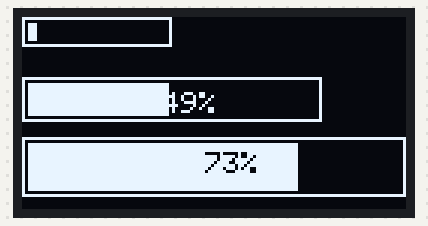
A sketch run on a simulated Arduino Uno, built with avr-gcc and run on an emulated ATmega328P. Parts: 128×64 one-colour display. Random numbers use the default seed unless the sketch sets one.

Above: at 0.12 s.
At 1.8 s:
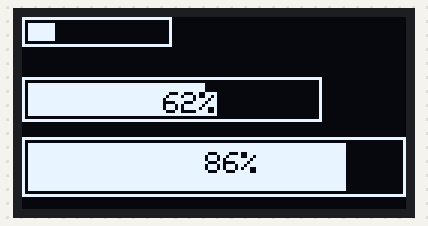
At 3.48 s:
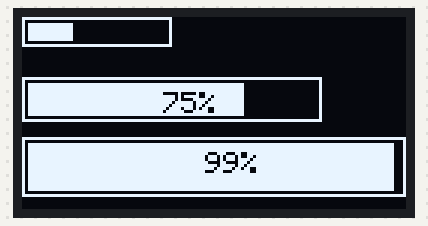
At 6.94 s:
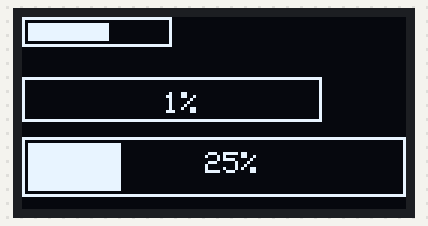
At 10.4 s:
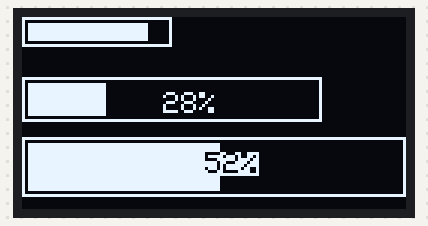
At 13.88 s:
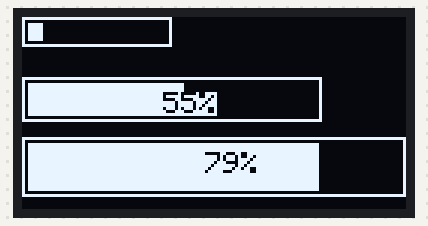

The sketch:

oled_progress_bar.ino
```cpp
#include <SPI.h>

#include <Wire.h>

#include <Adafruit_GFX.h>

#include <Adafruit_SSD1306.h>


#define OLED_RESET 4


Adafruit_SSD1306 display(OLED_RESET);


#if (SSD1306_LCDHEIGHT != 64)


//#error("Height incorrect, please fix Adafruit_SSD1306.h!");


#endif


int p1 = random(0,100);

int p2 = random(0,100);

int p3 = random(0,100);


void setup() {


   // put your setup code here, to run once:


   // by default, we'll generate the high voltage from the 3.3v line internally! (neat!)


   display.begin(SSD1306_SWITCHCAPVCC, 0x3C);  // initialize with the I2C addr 0x3D (for the 128x64)


   Serial.begin(9600);


}


void loop() {


    // Clear the buffer.


    display.clearDisplay();


    drawPercentbar( 0, 0, 50, 10,p1);


    drawPercentbar( 0, 20, 100, 15,p2);


    drawPercentbar( 0, 40, 128, 20,p3);


    display.display();


    p1++;p2++;p3++;

    if( p1 > 100) p1 =0;

    if( p2 > 100) p2 =0;

    if( p3 > 100) p3 =0;


    delay(100);


}


void drawPercentbar(int x,int y, int width,int height, int progress)

{


   progress = progress > 100 ? 100 : progress;

   progress = progress < 0 ? 0 :progress;


   float bar = ((float)(width-4) / 100) * progress;


   display.drawRect(x, y, width, height, WHITE);

   display.fillRect(x+2, y+2, bar , height-4, WHITE);


  // Display progress text

  if( height >= 15){

    display.setCursor((width/2) -3, y+5 );

    display.setTextSize(1);

    display.setTextColor(WHITE);

   if( progress >=50)

     display.setTextColor(BLACK, WHITE); // 'inverted' text

     display.print(progress);

     display.print("%");

  }

}
```

Measured:
- by itself, everything shown: repeats every 13.0 s, in 101 steps
